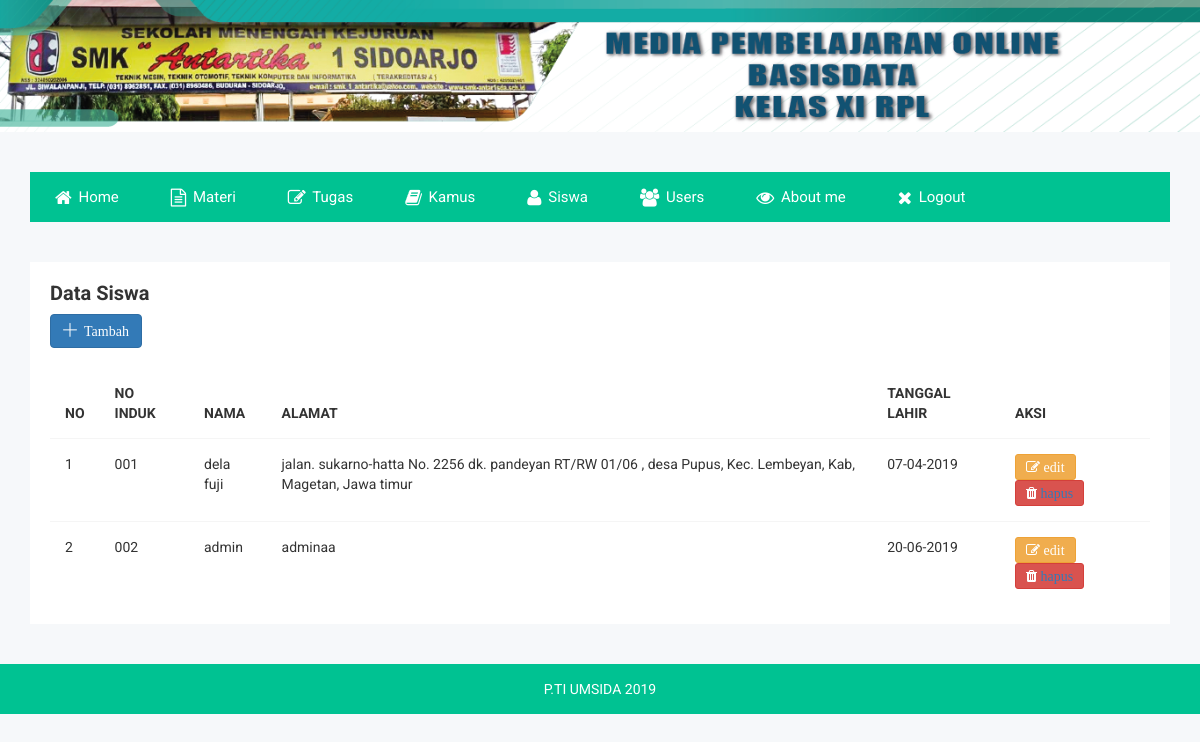
/siswa.php (signed in), run on an earlier commit of the app's database.
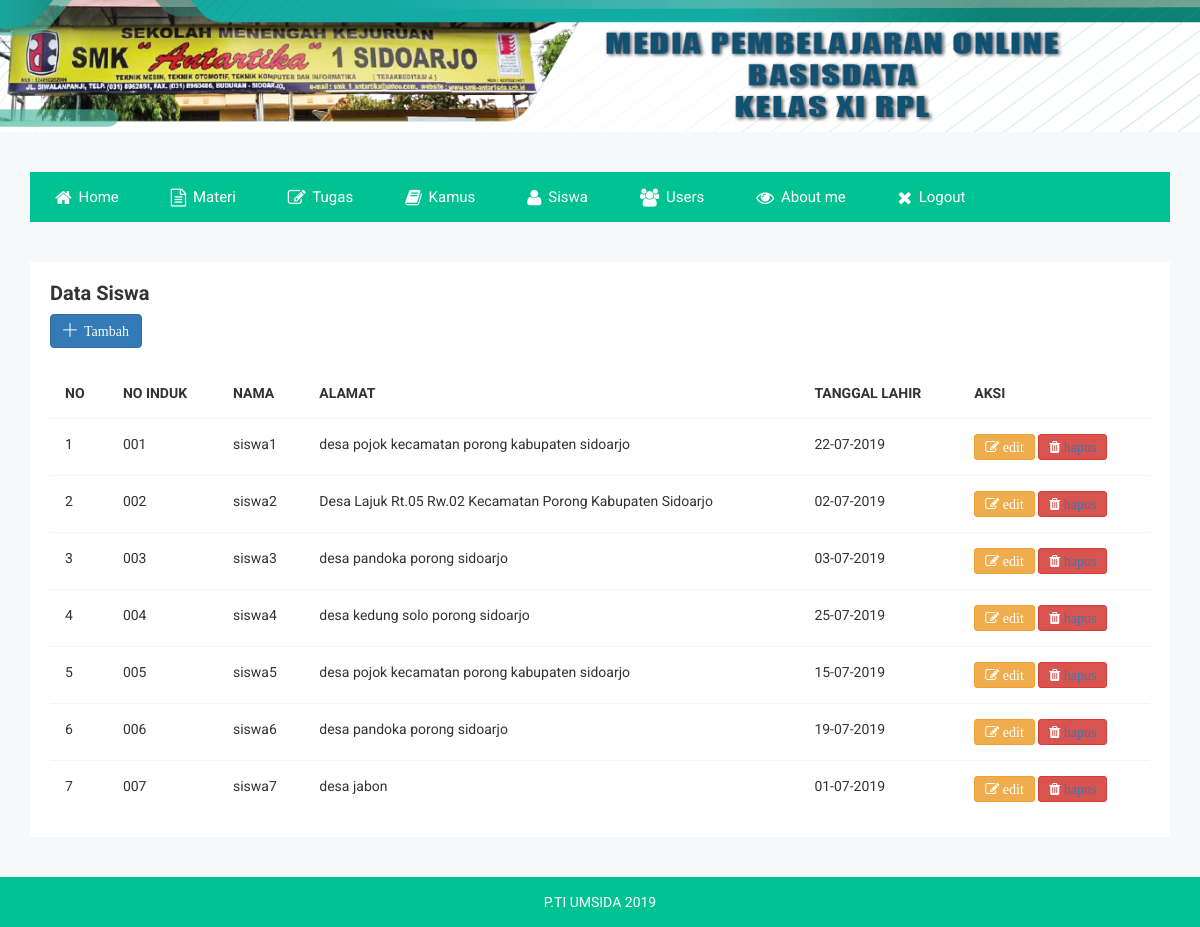
And on a later commit of the database.
### tables this page shows
CREATE TABLE `tb_siswa` (
  `id_siswa` int(16) NOT NULL,
  `no_induk` varchar(3) DEFAULT NULL,
  `nama` varchar(60) NOT NULL,
  `alamat` text,
  `tanggal_lahir` date DEFAULT NULL,
  PRIMARY KEY (`id_siswa`)
);

### siswa.php (the view, shortened to what this page needs)
<!doctype html>
<html class="no-js" lang="">
<head>
    <link rel="stylesheet" href="css/bootstrap.min.css">
    <link rel="stylesheet" href="css/font-awesome.min.css">
    <link rel="stylesheet" href="css/owl.carousel.css">
    <link rel="stylesheet" href="css/owl.theme.css">
    <link rel="stylesheet" href="css/owl.transitions.css">
    <link rel="stylesheet" href="css/meanmenu/meanmenu.min.css">
    <link rel="stylesheet" href="css/animate.css">
    <link rel="stylesheet" href="css/normalize.css">
    <link rel="stylesheet" href="css/scrollbar/jquery.mCustomScrollbar.min.css">
    <link rel="stylesheet" href="css/jvectormap/jquery-jvectormap-2.0.3.css">
    <link rel="stylesheet" href="css/notika-custom-icon.css">
    <link rel="stylesheet" href="css/wave/waves.min.css">
    <link rel="stylesheet" href="css/main.css">
    <link rel="stylesheet" href="style.css">
    <link rel="stylesheet" href="css/responsive.css">
</head>
<body>
    <div class="header-top-area">
        <img width="2000" height="50" src="images/head.png">
    </div>
    <div class="main-menu-area mg-tb-40">
        <div class="container">
            <div class="row">
                <div class="col-lg-12 col-md-12 col-sm-12 col-xs-12">
                    <ul class="nav nav-tabs notika-menu-wrap menu-it-icon-pro">
                        <li><a href="index.php"><i class="fa fa-home"></i> Home</a>
                        </li>
                        <li><a href="materi.php"><i class="fa fa-file-text-o"></i> Materi</a>
                        </li>
                        <li><a href="tugas.php"><i class="fa fa-edit"></i> Tugas</a>
                        </li>
                        <li><a href="kamus.php"><i class="fa fa-book"></i> Kamus</a>
                        </li>
                        <li><a href="siswa.php"><i class="fa fa-user"></i> Siswa</a>
                        </li>
                        <li><a href="users.php"><i class="fa fa-users"></i> Users</a>
                        </li>
                        <li><a href="about.php"><i class="fa fa-eye"></i> About me</a>
                        </li>
                        <li><a href="logout.php"><i class="fa fa-close"></i> Logout</a>
                        </li>
                    </ul>
                </div>
            </div>
        </div>
    </div>
    <?php
    include_once("config.php");
    $result = mysqli_query($conn, "SELECT * FROM tb_siswa ORDER BY id_siswa ASC");
    ?>
    <div class="normal-table-area">
        <div class="container">
            <div class="row">
                <div class="col-lg-12 col-md-12 col-sm-12 col-xs-12">
                    <div class="normal-table-list">
                        <div class="basic-tb-hd">
                            <h2>Data Siswa</h2>
                            <a href="tambahsiswa.php"><button class="btn btn-primary btn-icon-notika"><i class="notika-icon notika-plus-symbol" title="tambah"> Tambah</i> </button></a>
                        </div>
                        <div class="bsc-tbl">
                            <table class="table table-sc-ex">
                                <thead>
                                    <tr>
                                        <th>NO</th>
                                        <th>NO INDUK</th>
                                        <th>NAMA</th>
                                        <th>ALAMAT</th>
                                        <th>TANGGAL LAHIR</th>
                                        <th>AKSI</th>
                                    </tr>
                                </thead>
                                <tbody>
                                    <?php
                                    while($data = mysqli_fetch_array($result)) {
                                        $tgl = $data['tanggal_lahir'];
                                        $tanggal = date('d-m-Y', strtotime($tgl));
                                        echo"<tr>";
                                        echo "<td>" .$data['id_siswa']. "</td>";
                                        echo "<td>".$data['no_induk']."</td>";
                                        echo "<td>".$data['nama']."</td>";
                                        echo "<td>".$data['alamat']."</td>";
                                        echo "<td>".$tanggal."</td>";
                                        echo "<td><a href='editSiswa.php?id=$data[id_siswa]'><button title='edit' class='btn btn-warning btn-sm fa fa-edit'> edit </button>
                                        <button title='hapus' class='btn btn-danger btn-sm fa fa-trash'><a href='deleteSiswa.php?id=$data[no_induk]'> hapus </button></td>";
                                        echo"</tr>";
                                    }
                                    ?>
                                </tbody>
                            </table>
                        </div>
                    </div>
                </div>
            </div>
        </div>
    <div class="footer-copyright-area">
        <div class="container">
            <div class="row">
                <div class="col-lg-12 col-md-12 col-sm-12 col-xs-12">
                    <div class="footer-copy-right">
                        <p>P.TI UMSIDA 2019</p>
                    </div>
                </div>
            </div>
        </div>
    </div>
</body>
</html>

### css/main.css (style rules this page uses)
html { color: #222; font-size: 1em; line-height: 1.4; }
audio, canvas, iframe, img, svg, video { vertical-align: middle; }

What changed in the data, as far as the page shows it:
changed tb_siswa id 1: nama "dela fuji" → "siswa1"; alamat "jalan. sukarno-hatta No. 2256 dk. pandeyan RT/RW 01/06 , desa Pupus, Kec. Lembeyan, Kab, Magetan, Jawa timur" → "desa pojok kecamatan porong kabupaten sidoarjo"; tanggal_lahir "07-04-2019" → "22-07-2019"
changed tb_siswa id 2: nama "admin" → "siswa2"; alamat "adminaa" → "Desa Lajuk Rt.05 Rw.02 Kecamatan Porong Kabupaten Sidoarjo"; tanggal_lahir "20-06-2019" → "02-07-2019"
added tb_siswa: id_siswa "3", no_induk "003", nama "siswa3", alamat "desa pandoka porong sidoarjo", tanggal_lahir "03-07-2019"
added tb_siswa: id_siswa "4", no_induk "004", nama "siswa4", alamat "desa kedung solo porong sidoarjo", tanggal_lahir "25-07-2019"
added tb_siswa: id_siswa "5", no_induk "005", nama "siswa5", alamat "desa pojok kecamatan porong kabupaten sidoarjo", tanggal_lahir "15-07-2019"
added tb_siswa: id_siswa "6", no_induk "006", nama "siswa6", alamat "desa pandoka porong sidoarjo", tanggal_lahir "19-07-2019"
added tb_siswa: id_siswa "7", no_induk "007", nama "siswa7", alamat "desa jabon", tanggal_lahir "01-07-2019"
